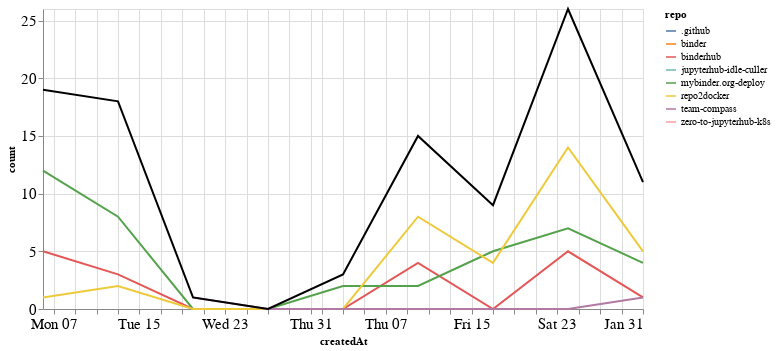

The cell this chart's notebook holds for it:
### Markdown cell above
### Comments

### Code cell
comments_time = comments.groupby('repo').resample('W', on='createdAt').count()['author'].reset_index()
comments_time = comments_time.rename(columns={'author': 'count'})
comments_time_total = comments_time.groupby('createdAt').agg({"count": "sum"}).reset_index()
ch1 = alt.Chart(comments_time, width=600).mark_line().encode(
    x='createdAt',
    y='count',
    color='repo',
    tooltip="repo"
)

ch2 = alt.Chart(comments_time_total, width=600).mark_line(color="black").encode(
    x='createdAt',
    y='count',
)

ch1 + ch2

### Figure 1 — Vega-Lite specification as saved in the notebook (floating-point values rounded to 4 significant figures)
{"config": {"axisLeft": {"labelFontSize": 15}, "axisBottom": {"labelFontSize": 15}}, "layer": [{"data": {"name": "data-d79388ab601db6fe8c607b68710a45d8"}, "mark": "line", "encoding": {"color": {"type": "nominal", "field": "repo"}, "tooltip": {"type": "nominal", "field": "repo"}, "x": {"type": "temporal", "field": "createdAt"}, "y": {"type": "quantitative", "field": "count"}}, "width": 600}, {"data": {"name": "data-92c1e9df6218d67d32912254f4f50214"}, "mark": {"type": "line", "color": "black"}, "encoding": {"x": {"type": "temporal", "field": "createdAt"}, "y": {"type": "quantitative", "field": "count"}}, "width": 600}], "$schema": "https://vega.github.io/schema/vega-lite/v4.8.1.json", "datasets": {"data-d79388ab601db6fe8c607b68710a45d8": [{"repo": ".github", "createdAt": "2020-12-06T00:00:00", "count": 1}, {"repo": "binder", "createdAt": "2021-01-10T00:00:00", "count": 1}, {"repo": "binderhub", "createdAt": "2020-12-06T00:00:00", "count": 5}, {"repo": "binderhub", "createdAt": "2020-12-13T00:00:00", "count": 3}, {"repo": "binderhub", "createdAt": "2020-12-20T00:00:00", "count": 0}, {"repo": "binderhub", "createdAt": "2020-12-27T00:00:00", "count": 0}, {"repo": "binderhub", "createdAt": "2021-01-03T00:00:00", "count": 0}, {"repo": "binderhub", "createdAt": "2021-01-10T00:00:00", "count": 4}, {"repo": "binderhub", "createdAt": "2021-01-17T00:00:00", "count": 0}, {"repo": "binderhub", "createdAt": "2021-01-24T00:00:00", "count": 5}, {"repo": "binderhub", "createdAt": "2021-01-31T00:00:00", "count": 1}, {"repo": "jupyterhub-idle-culler", "createdAt": "2021-01-03T00:00:00", "count": 1}, {"repo": "mybinder.org-deploy", "createdAt": "2020-12-06T00:00:00", "count": 12}, {"repo": "mybinder.org-deploy", "createdAt": "2020-12-13T00:00:00", "count": 8}, {"repo": "mybinder.org-deploy", "createdAt": "2020-12-20T00:00:00", "count": 0}, {"repo": "mybinder.org-deploy", "createdAt": "2020-12-27T00:00:00", "count": 0}, {"repo": "mybinder.org-deploy", "createdAt": "2021-01-03T00:00:00", "count": 2}, {"repo": "mybinder.org-deploy", "createdAt": "2021-01-10T00:00:00", "count": 2}, {"repo": "mybinder.org-deploy", "createdAt": "2021-01-17T00:00:00", "count": 5}, {"repo": "mybinder.org-deploy", "createdAt": "2021-01-24T00:00:00", "count": 7}, {"repo": "mybinder.org-deploy", "createdAt": "2021-01-31T00:00:00", "count": 4}, {"repo": "repo2docker", "createdAt": "2020-12-06T00:00:00", "count": 1}, {"repo": "repo2docker", "createdAt": "2020-12-13T00:00:00", "count": 2}, {"repo": "repo2docker", "createdAt": "2020-12-20T00:00:00", "count": 0}, {"repo": "repo2docker", "createdAt": "2020-12-27T00:00:00", "count": 0}, {"repo": "repo2docker", "createdAt": "2021-01-03T00:00:00", "count": 0}, {"repo": "repo2docker", "createdAt": "2021-01-10T00:00:00", "count": 8}, {"repo": "repo2docker", "createdAt": "2021-01-17T00:00:00", "count": 4}, {"repo": "repo2docker", "createdAt": "2021-01-24T00:00:00", "count": 14}, {"repo": "repo2docker", "createdAt": "2021-01-31T00:00:00", "count": 5}, {"repo": "team-compass", "createdAt": "2020-12-20T00:00:00", "count": 1}, {"repo": "team-compass", "createdAt": "2020-12-27T00:00:00", "count": 0}, {"repo": "team-compass", "createdAt": "2021-01-03T00:00:00", "count": 0}, {"repo": "team-compass", "createdAt": "2021-01-10T00:00:00", "count": 0}, {"repo": "team-compass", "createdAt": "2021-01-17T00:00:00", "count": 0}, {"repo": "team-compass", "createdAt": "2021-01-24T00:00:00", "count": 0}, {"repo": "team-compass", "createdAt": "2021-01-31T00:00:00", "count": 1}, {"repo": "zero-to-jupyterhub-k8s", "createdAt": "2020-12-13T00:00:00", "count": 5}], "data-92c1e9df6218d67d32912254f4f50214": [{"createdAt": "2020-12-06T00:00:00", "count": 19}, {"createdAt": "2020-12-13T00:00:00", "count": 18}, {"createdAt": "2020-12-20T00:00:00", "count": 1}, {"createdAt": "2020-12-27T00:00:00", "count": 0}, {"createdAt": "2021-01-03T00:00:00", "count": 3}, {"createdAt": "2021-01-10T00:00:00", "count": 15}, {"createdAt": "2021-01-17T00:00:00", "count": 9}, {"createdAt": "2021-01-24T00:00:00", "count": 26}, {"createdAt": "2021-01-31T00:00:00", "count": 11}]}}
